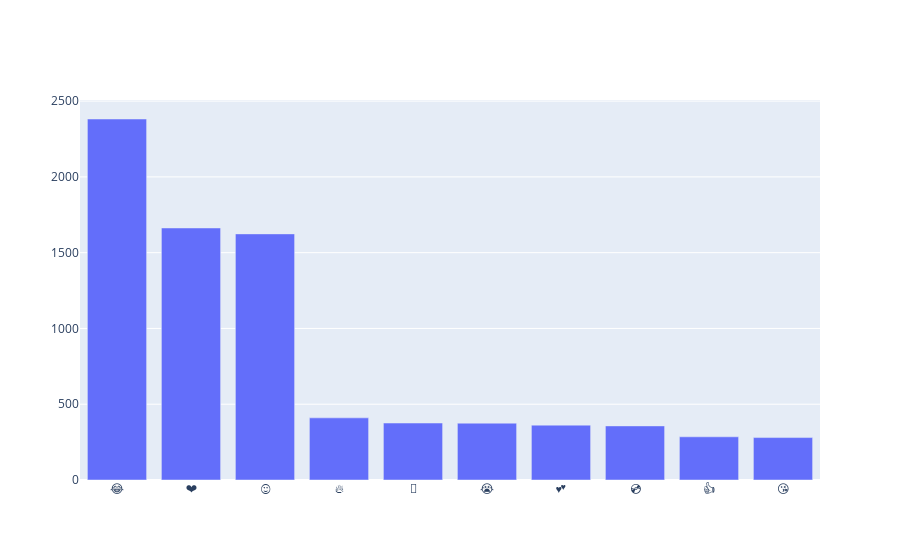

The code cell stored with this chart in its notebook:
### Code cell
iplot([trace])

### Figure 1 — Plotly figure (JSON) as saved in the notebook; plotly's stock layout.template omitted (floating-point values rounded to 4 significant figures)
{"data": [{"type": "bar", "x": ["😂", "❤", "😍", "🔥", "👏", "😭", "💕", "💿", "👍", "😘"], "y": [2382, 1663, 1624, 410, 376, 375, 362, 357, 285, 280]}], "layout": {}}
